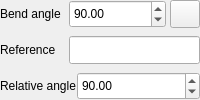
           <widget class="QWidget" name="angleGroup" native="true">
            <property name="sizePolicy">
             <sizepolicy hsizetype="Preferred" vsizetype="Maximum">
              <horstretch>0</horstretch>
              <verstretch>0</verstretch>
             </sizepolicy>
            </property>
            <layout class="QGridLayout" name="groupAngle">
             <property name="leftMargin">
              <number>0</number>
             </property>
             <property name="topMargin">
              <number>0</number>
             </property>
             <property name="rightMargin">
              <number>0</number>
             </property>
             <property name="bottomMargin">
              <number>0</number>
             </property>
             <property name="spacing">
              <number>1</number>
             </property>
             <item row="1" column="0">
              <layout class="QHBoxLayout" name="angleLayout">
               <property name="spacing">
                <number>4</number>
               </property>
               <item>
                <widget class="QLabel" name="labelBendAng">
                 <property name="sizePolicy">
                  <sizepolicy hsizetype="Maximum" vsizetype="Preferred">
                   <horstretch>0</horstretch>
                   <verstretch>0</verstretch>
                  </sizepolicy>
                 </property>
                 <property name="minimumSize">
                  <size>
                   <width>65</width>
                   <height>0</height>
                  </size>
                 </property>
                 <property name="text">
                  <string>Bend angle</string>
                 </property>
                </widget>
               </item>
               <item>
                <widget class="Gui::QuantitySpinBox" name="Angle" native="true">
                 <property name="sizePolicy">
                  <sizepolicy hsizetype="Preferred" vsizetype="Preferred">
                   <horstretch>0</horstretch>
                   <verstretch>0</verstretch>
                  </sizepolicy>
                 </property>
                 <property name="unit" stdset="0">
                  <string notr="true">deg</string>
                 </property>
                 <property name="minimum" stdset="0">
                  <double>-360.000000000000000</double>
                 </property>
                 <property name="maximum" stdset="0">
                  <double>360.000000000000000</double>
                 </property>
                 <property name="value" stdset="0">
                  <double>90.000000000000000</double>
                 </property>
                </widget>
               </item>
               <item>
                <widget class="QPushButton" name="SelAngleFace">
                 <property name="sizePolicy">
                  <sizepolicy hsizetype="Fixed" vsizetype="Fixed">
                   <horstretch>0</horstretch>
                   <verstretch>0</verstretch>
                  </sizepolicy>
                 </property>
                 <property name="minimumSize">
                  <size>
                   <width>30</width>
                   <height>28</height>
                  </size>
                 </property>
                 <property name="maximumSize">
                  <size>
                   <width>28</width>
                   <height>28</height>
                  </size>
                 </property>
                 <property name="baseSize">
                  <size>
                   <width>28</width>
                   <height>28</height>
                  </size>
                 </property>
                 <property name="toolTip">
                  <string>Face reference</string>
                 </property>
                 <property name="styleSheet">
                  <string notr="true">margin: 0px;
padding: 0px;
min-width: 28px;</string>
                 </property>
                 <property name="text">
                  <string/>
                 </property>
                 <property name="icon">
                  <iconset>
                   <normaloff>Icons:FaceSelection_On.svg</normaloff>
                   <normalon>Icons:FaceSelection_Off.svg</normalon>Icons:FaceSelection_On.svg</iconset>
                 </property>
                 <property name="iconSize">
                  <size>
                   <width>24</width>
                   <height>24</height>
                  </size>
                 </property>
                 <property name="checkable">
                  <bool>true</bool>
                 </property>
                </widget>
               </item>
              </layout>
             </item>
             <item row="2" column="0">
              <widget class="QWidget" name="frameRelatAngle" native="true">
               <layout class="QVBoxLayout" name="verticalLayout_7">
                <property name="spacing">
                 <number>1</number>
                </property>
                <property name="leftMargin">
                 <number>0</number>
                </property>
                <property name="topMargin">
                 <number>0</number>
                </property>
                <property name="rightMargin">
                 <number>0</number>
                </property>
                <property name="bottomMargin">
                 <number>0</number>
                </property>
                <item>
                 <widget class="QWidget" name="frameRefFaceAng" native="true">
                  <property name="sizePolicy">
                   <sizepolicy hsizetype="Preferred" vsizetype="Preferred">
                    <horstretch>0</horstretch>
                    <verstretch>0</verstretch>
                   </sizepolicy>
                  </property>
                  <property name="minimumSize">
                   <size>
                    <width>0</width>
                    <height>32</height>
                   </size>
                  </property>
                  <property name="baseSize">
                   <size>
                    <width>0</width>
                    <height>32</height>
                   </size>
                  </property>
                  <layout class="QHBoxLayout" name="frameRelativeAngle">
                   <property name="spacing">
                    <number>4</number>
                   </property>
                   <property name="leftMargin">
                    <number>0</number>
                   </property>
                   <property name="topMargin">
                    <number>4</number>
                   </property>
                   <property name="rightMargin">
                    <number>0</number>
                   </property>
                   <property name="bottomMargin">
                    <number>4</number>
                   </property>
                   <item>
                    <widget class="QLabel" name="labelFaceAngleRef">
                     <property name="sizePolicy">
                      <sizepolicy hsizetype="Maximum" vsizetype="Preferred">
                       <horstretch>0</horstretch>
                       <verstretch>0</verstretch>
                      </sizepolicy>
                     </property>
                     <property name="minimumSize">
                      <size>
                       <width>65</width>
                       <height>0</height>
                      </size>
                     </property>
                     <property name="text">
                      <string>Reference</string>
                     </property>
                    </widget>
                   </item>
                   <item>
                    <widget class="QLineEdit" name="AngleFaceRef">
                     <property name="sizePolicy">
                      <sizepolicy hsizetype="Preferred" vsizetype="Fixed">
                       <horstretch>0</horstretch>
                       <verstretch>0</verstretch>
                      </sizepolicy>
                     </property>
                     <property name="minimumSize">
                      <size>
                       <width>50</width>
                       <height>28</height>
                      </size>
                     </property>
                     <property name="baseSize">
                      <size>
                       <width>0</width>
                       <height>28</height>
                      </size>
                     </property>
                     <property name="readOnly">
                      <bool>true</bool>
                     </property>
                    </widget>
                   </item>
                  </layout>
                 </widget>
                </item>
                <item>
                 <layout class="QHBoxLayout" name="horizontalLayout_3">
                  <item>
                   <widget class="QLabel" name="labelRelatAngle">
                    <property name="sizePolicy">
                     <sizepolicy hsizetype="Maximum" vsizetype="Preferred">
                      <horstretch>0</horstretch>
                      <verstretch>0</verstretch>
                     </sizepolicy>
                    </property>
                    <property name="minimumSize">
                     <size>
                      <width>0</width>
                      <height>28</height>
                     </size>
                    </property>
                    <property name="baseSize">
                     <size>
                      <width>0</width>
                      <height>28</height>
                     </size>
                    </property>
                    <property name="layoutDirection">
                     <enum>Qt::LayoutDirection::RightToLeft</enum>
                    </property>
                    <property name="text">
                     <string>Relative angle</string>
                    </property>
                   </widget>
                  </item>
                  <item>
                   <widget class="Gui::QuantitySpinBox" name="RelativeAngle" native="true">
                    <property name="minimumSize">
                     <size>
                      <width>0</width>
                      <height>28</height>
                     </size>
                    </property>
                    <property name="baseSize">
                     <size>
                      <width>0</width>
                      <height>28</height>
                     </size>
                    </property>
                    <property name="unit" stdset="0">
                     <string notr="true">deg</string>
                    </property>
                    <property name="minimum" stdset="0">
                     <double>-360.000000000000000</double>
                    </property>
                    <property name="maximum" stdset="0">
                     <double>360.000000000000000</double>
                    </property>
                    <property name="value" stdset="0">
                     <double>90.000000000000000</double>
                    </property>
                   </widget>
                  </item>
                 </layout>
                </item>
               </layout>
              </widget>
             </item>
            </layout>
           </widget>
